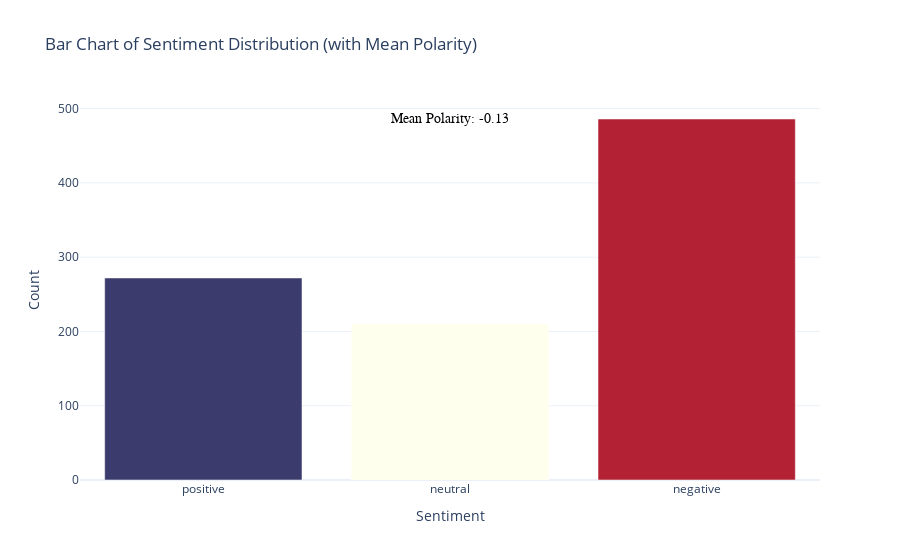

The code cell stored with this chart in its notebook:
### Code cell
sentiment_counts = df['sentiment'].value_counts().reindex(['positive', 'neutral', 'negative'], fill_value=0)

# Calculate mean polarity
mean_polarity = df['polarity'].mean()

fig = go.Figure(
    go.Bar(
        x=sentiment_counts.index,
        y=sentiment_counts.values,
        marker_color=usa_colors
    )
)

# Add mean polarity as annotation
fig.add_annotation(
    x=1,  # Place at 'neutral' bar (index 1)
    y=max(sentiment_counts.values),
    text=f"Mean Polarity: {mean_polarity:.2f}",
    showarrow=False,
    font=dict(color="black", size=14, family="Arial"),
    bgcolor="rgba(255,255,255,0.7)"
)

fig.update_layout(
    title="Bar Chart of Sentiment Distribution (with Mean Polarity)",
    xaxis_title="Sentiment",
    yaxis_title="Count",
    template="plotly_white"
)
fig.show()

### Figure 1 — Plotly figure (JSON) as saved in the notebook; plotly's stock layout.template omitted (floating-point values rounded to 4 significant figures)
{"data": [{"marker": {"color": ["#3C3B6E", "#FFFFEE", "#B22234"]}, "type": "bar", "x": ["positive", "neutral", "negative"], "y": [272, 210, 486]}], "layout": {"annotations": [{"bgcolor": "rgba(255,255,255,0.7)", "font": {"color": "black", "family": "Arial", "size": 14}, "showarrow": false, "text": "Mean Polarity: -0.13", "x": 1, "y": 486}], "title": {"text": "Bar Chart of Sentiment Distribution (with Mean Polarity)"}, "xaxis": {"title": {"text": "Sentiment"}}, "yaxis": {"title": {"text": "Count"}}}}
